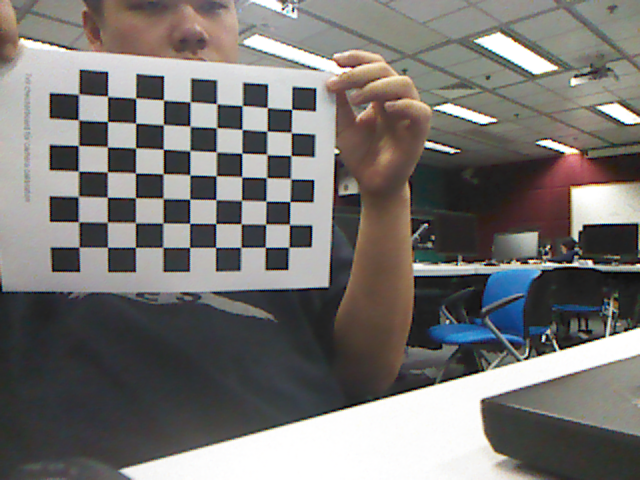
#> input picture misc/check_video.png, 640 x 480 px
$ python Denoiser2D.py
#> lines starting #> are read from the running program, lines starting #| are printed output that depends on the picture
import numpy as np
import cv2

img = cv2.imread('check_video.png')
#> img is the input picture: shape (480, 640, 3); mean B, G, R 113.9, 116.3, 118.9

dst = cv2.fastNlMeansDenoisingColored(img, None, 10, 10, 7, 21)
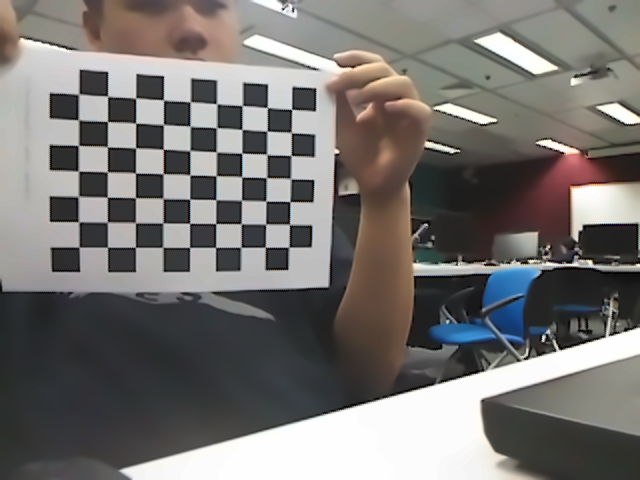
#> dst: shape (480, 640, 3); mean B, G, R 113.5, 115.9, 118.6

cv2.imshow('before', img)
cv2.imshow('after', dst)
cv2.waitKey(0)
